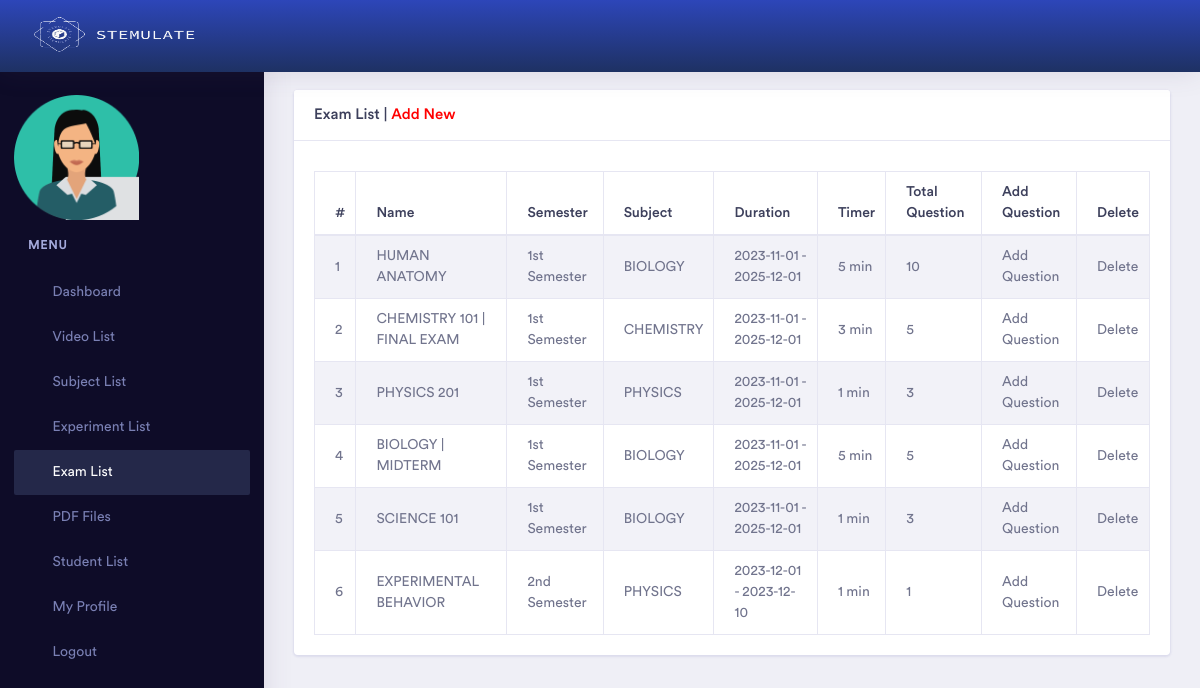
The app's page /admin/exam_list.php (signed in), older data.
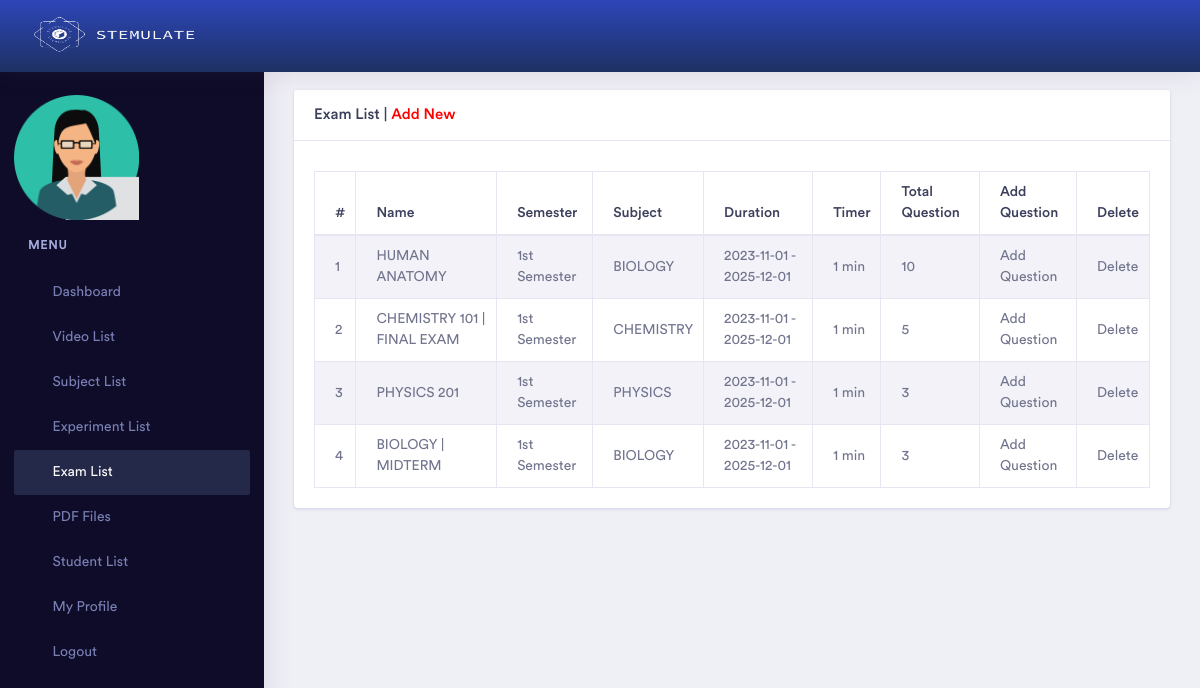
The same page, newer data.
### tables this page shows
CREATE TABLE `exam` (
  `id` int(11) NOT NULL,
  `semester_id` int(11) NOT NULL,
  `subject_id` int(11) NOT NULL,
  `name` varchar(255) NOT NULL,
  `status` int(11) NOT NULL,
  `admin_id` int(11) NOT NULL,
  `duration` int(11) DEFAULT NULL,
  `question_mark` int(11) DEFAULT NULL,
  `total_mark` int(11) DEFAULT NULL,
  `total_question` int(11) NOT NULL,
  `startDate` date DEFAULT NULL,
  `endDate` date DEFAULT NULL
);

CREATE TABLE `semester` (
  `id` int(11) NOT NULL,
  `name` varchar(255) NOT NULL,
  `status` int(11) NOT NULL,
  `admin_id` int(11) NOT NULL,
  `startDate` date DEFAULT NULL,
  `endDate` date DEFAULT NULL
);

CREATE TABLE `subject` (
  `id` int(11) NOT NULL,
  `semester_id` int(11) NOT NULL,
  `name` varchar(255) NOT NULL,
  `status` int(11) NOT NULL,
  `admin_id` int(11) NOT NULL,
  `startDate` date DEFAULT NULL,
  `endDate` date DEFAULT NULL
);

### admin/exam_list.php (the view, shortened to what this page needs)
<?php
    if ($_SESSION['p'] != "") {
?>
<!doctype html>
<html lang="en">
<head>
    <?php include 'head.php'; ?>
</head>
<body>
    <div class="dashboard-main-wrapper">
         <div class="dashboard-header">
            <?php include 'header.php';  ?>
        </div>
       <div class="nav-left-sidebar sidebar-dark">
            <?php include 'left_menu.php'; ?>
        </div>
        <div class="dashboard-wrapper">
            <div class="container-fluid  dashboard-content">
                <div class="row">
                    <div class="col-xl-12 col-lg-12 col-md-12 col-sm-12 col-12">
                        <div class="card">
                            <h5 class="card-header">Exam List | <a href="exam_add.php" style="color:red;">Add New</a></h5>
                            <span style="padding-left:20px; padding-top:10px;">
                            </span>
                            <div class="card-body">
                                <div class="table-responsive">
                                    <table class="table table-striped table-bordered">
                                        <thead>
                                            <tr>
                                                <th>#</th>
                                                <th>Name</th>
                                                <th>Semester</th>
                                                <th>Subject</th>
                                                <th>Duration</th>
                                                <th>Timer</th>
                                                <th>Total Question</th>
                                                <th>Add Question</th>
                                                <th>Delete</th>
                                            </tr>
                                        </thead>
                                        <tbody>
                                            <?php
                                                include 'db.php';
                                                $sl = 0;
                                                $query = mysqli_query($link, "select * from exam where status = '1' and admin_id = '$_SESSION[id]' ");
                                                while($data = mysqli_fetch_array($query)) {
                                            ?>
                                            <tr>
                                                <td><?php echo ++$sl; ?></td>
                                                <td><?php echo $data['name']; ?></td>
                                                <td>
                                                    <?php
                                                        $query2 = mysqli_query($link, "select * from semester where id = '$data[semester_id]'");
                                                        while($data2 = mysqli_fetch_array($query2)) {
                                                            echo $data2['name'];
                                                        }
                                                    ?>
                                                </td>
                                                <td>
                                                    <?php
                                                        $query2 = mysqli_query($link, "select * from subject where id = '$data[subject_id]'");
                                                            while($data2 = mysqli_fetch_array($query2)) {
                                                            echo $data2['name'];
                                                        }
                                                    ?>
                                                </td>
                                                <td><?php echo $data['startDate'];?> - <?php echo $data['endDate']; ?></td>
                                                <td><?php echo $data['duration']; ?> min</td>
                                                <td><?php echo $data['total_question']; ?></td>
                                                <td><a href="question_add.php?exam_id=<?php echo $data['id']; ?>&q=<?php echo $data['total_question']; ?>">Add Question</a></td>
                                                <td><a href="?id=<?php echo $data['id']; ?>" onclick="return confirm('Delete Confirm?');">Delete</a></td>
                                            </tr>
                                            <?php } ?>
                                        </tbody>
                                    </table>
                                </div>
                            </div>
                        </div>
                    </div>
                </div>
            </div>
        </div>
    </div>
</body>
</html>
<?php
} else {
    echo "<script>";
    echo "self.location='index.php?msg=<font color=red>Please Login First.</font>';";
    echo "</script>";
}
?>

Row changes from the older to the newer data that the page shows:
no longer on this page (row edited): exam: name "SCIENCE 101", startDate "2023-11-01", endDate "2025-12-01", duration "1", total_question "3", semester (name "1st Semester"), subject (name "BIOLOGY")
no longer on this page (row edited): exam: name "EXPERIMENTAL BEHAVIOR", startDate "2023-12-01", endDate "2023-12-10", duration "1", total_question "1", subject (name "PHYSICS")
no longer on this page (row unchanged): semester: name "2nd Semester", shown under "EXPERIMENTAL BEHAVIOR"
changed exam "HUMAN ANATOMY": duration "5" → "1"
changed exam "CHEMISTRY 101 | FINAL EXAM": duration "3" → "1"
changed exam "BIOLOGY | MIDTERM": duration "5" → "1"; total_question "5" → "3"
